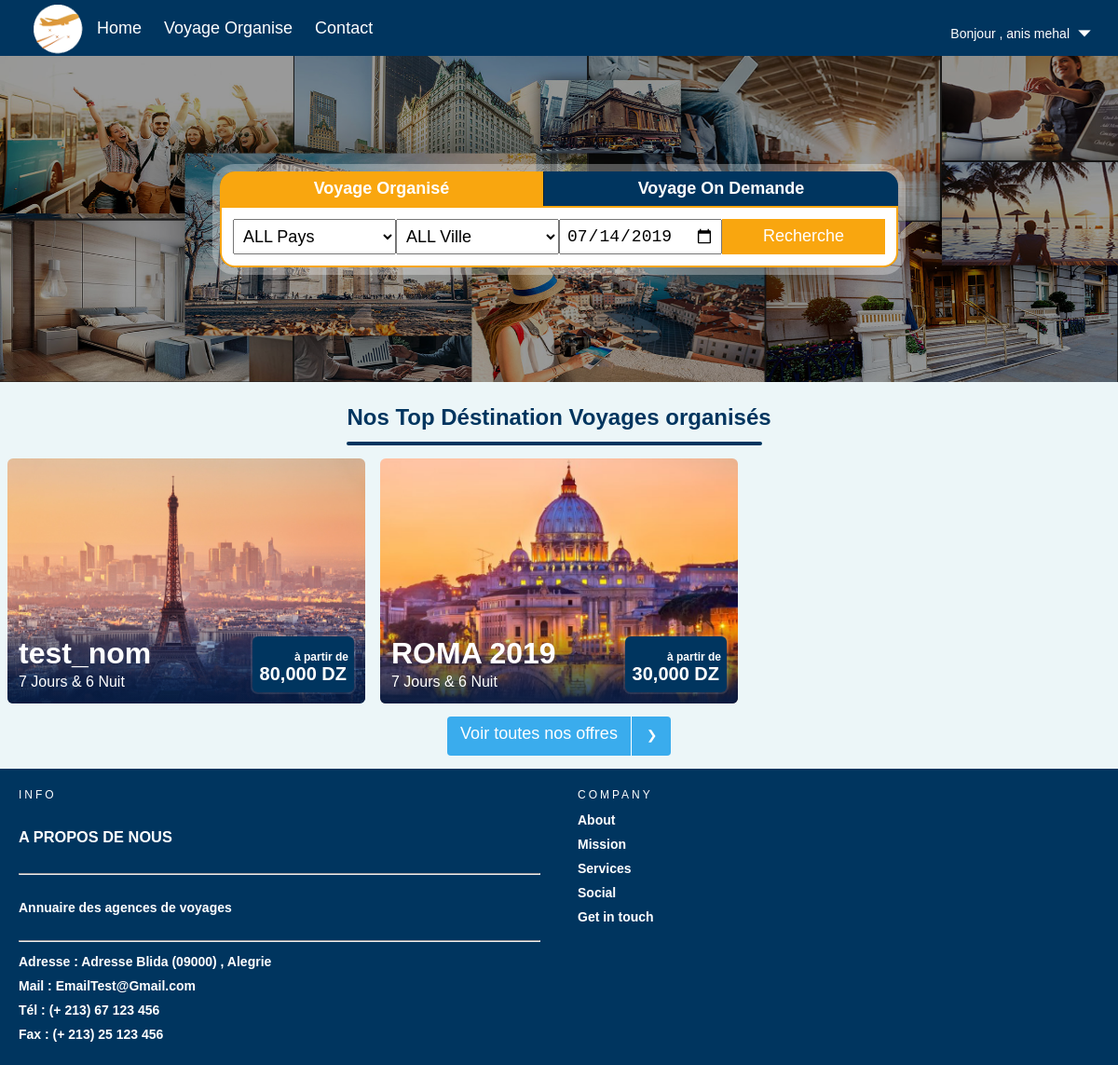
/index.php (signed in), run on the app's committed database.
### tables this page shows
create table voyage
(
   voyage_id            int not null auto_increment,
   compte_agence_id     int,
   nom                  varchar(20),
   ville_id             int,
   guide_id             int,
   nbr_jour             int,
   hotel_id             int,
   description          varchar(500),
   cover                varchar(20),
   primary key (voyage_id)
);

### php/database.inc (called while the page is built, shortened)
<?php
class database{
  public $connection;
  public function __construct()
  {
    $this->connection=mysqli_connect("localhost","root","","pfe");
    $this->connection->set_charset("utf8");
  }
  public function query($sql)
  {
    $result=mysqli_query($this->connection,$sql);
    return $result;
  }
}

### index.php (the view, shortened to what this page needs)
<!DOCTYPE html>
<?php
require 'php/database.inc';
$database=new database();
 ?>
<html lang="en" dir="ltr">
  <head>
    <?php include 'php/Client/css.php'; ?>
  </head>
  <body>
    <div class="nav_bar">
        <div class="nav_bar_cover_index">
          <div class="nav_bar_from">
            <div class="nav_bar_from_titre">
              <button type="button" class="nav_bar_from_titre_choix nav_bar_from_titre_choix_active"
               id="voyage_organis_btn" onclick="change('voyage_organis')" name="button">
                Voyage Organisé
              </button>
              <button type="button" class="nav_bar_from_titre_choix" id="voyage_btn"
                  onclick="change('voyage')" name="button">Voyage On Demande</button>
            </div>
            <div class="nav_bar_div_form nav_bar_div_form_activ" id="voyage_organis_form">
              <form class="formtest" action="VoyageOrganise.php" method="GET">
                <div class="nab_bar_index_div_input">
                  <select class="nab_bar_index_input" placeholder="pays" name="pays" onchange="LoadVille(this.value)">
                    <option value="">ALL Pays</option>
                  </select>
                </div>
                <div class="nab_bar_index_div_input">
                  <select class="nab_bar_index_input" placeholder="ville" id="ville" name="ville">
                    <option value="">ALL Ville</option>
                  </select>
                </div>
                <div class="nab_bar_index_div_input">
                  <input type="date" class="nab_bar_index_input" placeholder="à partir" name="date" value="<?php echo date("Y-m-d"); ?>">
                </div>
                <div class="nab_bar_index_div_input">
                  <button type="submit" class="recharche_btn" name="Recharche">Recherche</button>
                </div>
              </form>
            </div>
          </div>
        </div>
    </div>
    <div class="index_offre_page">
      <div class="index_offre_top_voyage_titre">
        <label for="">
          Nos Top Déstination Voyages organisés
        </label>
      </div>
      <div class="index_offre_top_voyage_list_offre">
        <?php
          $result=$database->query("select voyage.voyage_id,voyage.nom as voyage_nom,nbr_jour,min(prix_A_T) as prix from voyage join voyage_date on voyage.voyage_id= voyage_date.voyage_id group by voyage.voyage_id order by voyage.voyage_id DESC limit 3");
          while ($row=mysqli_fetch_assoc($result)):
        ?>
        <a href="Voyage.php?voyage_id=1">
          <div class="index_offre_top_voyage_offre">
            <img src="img/Client/photo_index/<?php echo $row["voyage_id"]; ?>.jpg" alt="">
            <div class="index_offre_top_voyage_desc">
              <div class="index_offre_top_voyage_nom_day">
                <label class="index_offre_top_voyage_nom"><?php echo $row["voyage_nom"]; ?></label>
                <label class="index_offre_top_voyage_day">
                  <?php echo $row["nbr_jour"]." Jours & ".intval($row["nbr_jour"]-1)." Nuit"; ?>
                </label>
              </div>
              <div class="index_offre_top_voyage_prix">
                <label for=""><?php echo number_format($row["prix"]*10000); ?> DZ</label>
              </div>
            </div>
          </div>
        </a>
        <?php endwhile;?>
      </div>
      <div class="index_offre_top_voyage_btn_more">
        <a href="VoyageOrganise.php">
          <div class="index_offre_top_voyage_btn_more_titre">
            <label for="">Voir toutes nos offres</label>
            <img src="img/Client/icon/suivant18px.png" alt="">
          </div>
        </a>
      </div>
    </div>
  </body>
</html>

### css/Client/standard.css (style rules this page uses)
:root { --color-bleu-claire :#3AACED; --color-bleu :#00355f; --color-bleu-fonce :#001f39; --color-lemon: #f9a60f; --color-lemon-2eme : #EEC218; --color-gris :#888DA0; }
body,html { margin: 0px; padding: 0px; background-color: #ECF6F8; font-family:sans-serif; }
a { text-decoration: none; color: white; }

### css/Client/navbar.css (style rules this page uses)
.nav_bar { justify-content: center; background-color: var(--color-bleu); }
.nav_bar_cover_index { height: 350px; width: 100%; display: flex; justify-content: center; position: relative; }
.nav_bar_from { display: grid; justify-content: flex-start; margin-top: auto; margin-bottom: auto; position: relative; z-index: 4; overflow: hidden; border-radius:16px; box-shadow: 0px 0px 0px 8px rgba(255,255,255,0.3); }
.nav_bar_from_titre { display: grid; grid-template-columns: auto auto; }
.nav_bar_from_titre_choix { border: none; background-color: var(--color-bleu); padding: 8px; color: white; font-size: 18px; font-weight:bold; border-left: 1.5px solid var(--color-bleu-fonce); }
.nav_bar_from_titre_choix:nth-child(1) { border-left: none; }
.nav_bar_from_titre_choix_active { background-color: var(--color-lemon); }
.nav_bar_div_form { background-color: white; padding: 12px; border-bottom-left-radius: 16px; border-bottom-right-radius: 16px; border: 2px solid var(--color-lemon); display: none; width: 700px; }
.nav_bar_div_form_activ { display: block; }
.formtest { display: flex; }
.nab_bar_index_div_input { width: 100%; display: flex; }
.nab_bar_index_input,.recharche_btn { padding: 6px; font-size: 18px; width: 100%; }
.recharche_btn { border: none; background-color: var(--color-lemon); color: white; }

### css/Client/index.css (style rules this page uses)
.index_offre_page { display: block; width: 100%; }
.index_offre_top_voyage_titre { margin-top: 24px; text-align: center; }
.index_offre_top_voyage_titre label { color: var(--color-bleu); font-size: 24px; font-weight: bold; position: relative; }
.index_offre_top_voyage_titre label::before { content: ''; position: absolute; margin-top: 40px; border: 2px solid var(--color-bleu); border-radius: 16px; width: 97%; }
.index_offre_top_voyage_list_offre { display: grid; grid-template-columns: 32% 32% 32%; grid-gap: 16px; justify-content: center; margin-top: 30px; }
.index_offre_top_voyage_offre { position: relative; border-radius: 6px; overflow: hidden; height: 100%; }
.index_offre_top_voyage_offre img { width:100%; height: 100%; }
.index_offre_top_voyage_desc { position: absolute; bottom: 0px; left: 0; right: 0; padding: 12px; color: white; display: flex; justify-content: space-between; background: linear-gradient(to bottom, rgba(6,27,65,0) 0%,rgba(6,27,65,0.95) 100%); }
.index_offre_top_voyage_nom_day { display: grid; }
.index_offre_top_voyage_nom { font-size: 32px; font-weight: bold; }
.index_offre_top_voyage_prix { display: table; background-color: var(--color-bleu); border-radius: 6px; height:60px; text-align: center; position: relative; z-index: 3; box-shadow: 0px 0px 0px 2px rgba(255,255,255,0.1); }
.index_offre_top_voyage_prix label { display: table-cell; vertical-align: bottom; font-size: 20px; padding: 8px; font-weight: bold; position: relative; }
.index_offre_top_voyage_prix label::after { content: 'à partir de'; font-size: 12px; font-weight: unset; position: absolute; margin-top: -14px; margin-left: -56px; }
.index_offre_top_voyage_btn_more { display: flex; justify-content: center; padding: 14px; overflow: hidden; }
.index_offre_top_voyage_btn_more a,.voyage_organise_btn_more a,.btn_envoyee { text-decoration: none; color: white; font-size: 18px; font-weight: 200; background-color: var(--color-bleu-claire); width: 240px; border-radius: 4px; border: none; }
.index_offre_top_voyage_btn_more_titre { display: flex; justify-content: space-between; text-align: center; position: relative; }
.index_offre_top_voyage_btn_more_titre label { margin-top: 8px; width:100%; cursor: pointer; }
.index_offre_top_voyage_btn_more_titre img { padding: 12px; border-left: 1px solid white; }
.index_offre_top_voyage_btn_more_titre::after,.btn_envoyee::after { content: ""; height: 40px; width: 0px; background-color: rgb(255,255,255,.1); position:absolute; transition: .4s; }

### data on the page
voyage: shows a picture, nom "test_nom", nbr_jour "7", $row['nbr_jour']-1 "6", prix "80,000"
voyage: shows a picture, nom "ROMA 2019", nbr_jour "7", $row['nbr_jour']-1 "6", prix "30,000"

### other printed values
$_SESSION["prenom"] "anis"
$_SESSION["nom"] "mehal"
